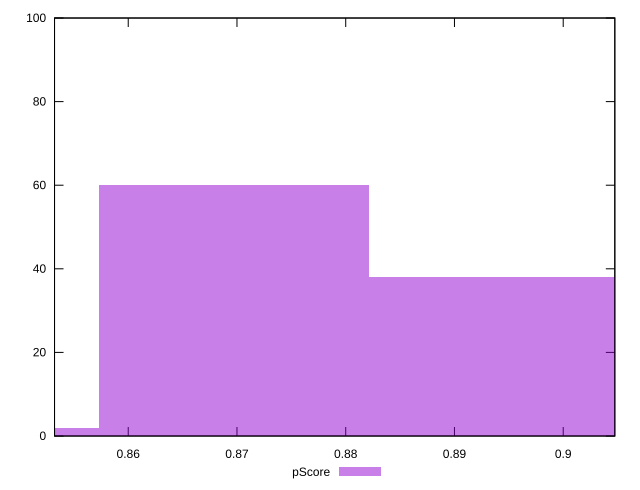

This figure's gnuplot source:
reset

$pScore <<EOF
0.8945683472071003 38
0.8697192264513475 60
0.8448701056955947 2
EOF

set key outside below
set boxwidth 0.024849120755752786
set xrange [0.8532231030743354:0.9047461399243133]
set yrange [0:100]
set trange [0:100]
set style fill transparent solid 0.5 noborder
set terminal svg size 640, 490 enhanced background rgb 'white'
set output "report_00009_2021-02-08T22-37-41.559Z/first-meaningful-paint/samples/pages+cached+noadtech+nomedia/pScore/histogram.svg"

plot $pScore title "pScore" with boxes

reset
